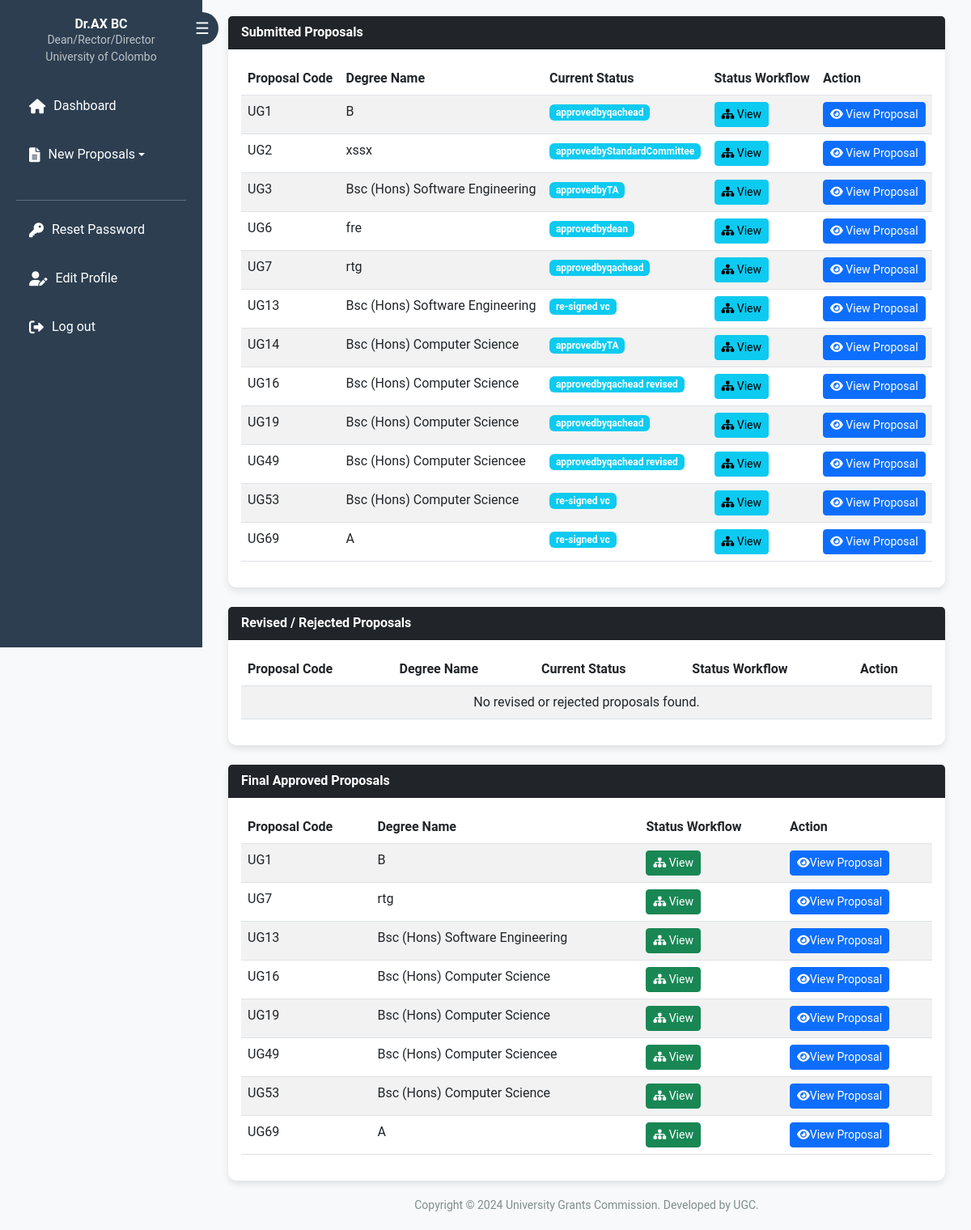
The page /submitted_proposals.php (signed in) on the database its author committed.
### tables this page shows
CREATE TABLE `users` (
  `id` int(10) NOT NULL,
  `first_name` varchar(100) DEFAULT NULL,
  `last_name` varchar(100) DEFAULT NULL,
  `email` varchar(100) DEFAULT NULL,
  `faculty_of` varchar(100) NOT NULL,
  `university` varchar(100) NOT NULL,
  `role` varchar(100) NOT NULL,
  `username` varchar(100) DEFAULT NULL,
  `password` varchar(100) DEFAULT NULL,
  `university_id` int(11) DEFAULT NULL
);

CREATE TABLE `proposal_general_info` (
  `proposal_id` int(11) NOT NULL,
  `degree_name_english` varchar(255) NOT NULL,
  `degree_name_sinhala` varchar(255) NOT NULL,
  `degree_name_tamil` varchar(255) NOT NULL,
  `abbreviated_qualification` varchar(50) NOT NULL,
  `general_info_id` int(11) NOT NULL,
  `qualification_name_english` varchar(1000) NOT NULL,
  `qualification_name_sinhala` varchar(1000) NOT NULL,
  `qualification_name_tamil` varchar(1000) NOT NULL
);

CREATE TABLE `proposals` (
  `proposal_id` int(11) NOT NULL,
  `university_id` int(11) NOT NULL,
  `created_by` int(11) NOT NULL,
  `status` enum('fresh','draft','submitted','under_review','approvedbydean','rejectedbydean','rejectedbyvc','approvedbyvc','approvedbycqa','rejectedbycqa','approvedbyugcfinance','rejectedbyugcfinance','approvedbyugchr','rejectedbyugchr','approvedbyugcidd','rejecteddbyugcidd','approvedbyugcacademic','rejectedbyugcacademic','approvedbyugcadmission','rejectedbyugcadmission','approvedbyqachead','rejectedbyqachead','approvedbyTA','rejectedbyTA','approvedbysecretary','rejectedbysecretary','approvedbyStandardCommittee','rejectedbyStandardCommittee','approvedbyqachead_revised','approvedbydean_revised','approvedbycqa_revised','approvedbyvc_revised','resignature_request_from_university','re-signed_dean','re-signed_cqa','re-signed_vc','approvedbyalldepartments','under_review_by_ATechAssistant','under_review_by_BTechAssistant') DEFAULT 'draft',
  `university_visible_status` varchar(100) NOT NULL,
  `created_at` timestamp NOT NULL DEFAULT current_timestamp(),
  `updated_at` timestamp NOT NULL DEFAULT current_timestamp() ON UPDATE current_timestamp(),
  `submitted_at` timestamp NULL DEFAULT NULL ON UPDATE current_timestamp(),
  `id` int(11) DEFAULT NULL,
  `proposal_code` varchar(1000) NOT NULL,
  `proposal_type` varchar(100) NOT NULL,
  `last_updated_by` int(11) DEFAULT NULL
);

### submitted_proposals.php (the view, shortened to what this page needs)
<?php
include 'databaseconnection.php';
$username = $_SESSION['username'];
$query = "SELECT first_name, last_name, role, university, university_id, id FROM users WHERE username = ?";
$stmt = $connection->prepare($query);
$stmt->bind_param("s", $username);
$stmt->execute();
$result = $stmt->get_result();
if ($result->num_rows > 0) {
    $user = $result->fetch_assoc();
    $full_name = $user['first_name'] . ' ' . $user['last_name'];
    $Role = str_replace(" of the university", "", $user['role']);
    $university = $user['university'];
    $university_id = $user['university_id'];
} else {
    $full_name = "Unknown User";
    $Role = "Unknown Role";
    $university = "Unknown University";
    $_SESSION['university'] = $university;
}
$proposal_filter_sql    = "";
$proposal_filter_params = [];
$proposal_filter_types  = "";
$base_params = [$university_id];
$final_params = array_merge($base_params, $proposal_filter_params);
$final_types = "i" . $proposal_filter_types;
$submittedProposals = [];
$submitted_query = "
    SELECT p.proposal_id, p.proposal_code, p.university_visible_status, p.status, gi.degree_name_english
    FROM proposals p
    JOIN proposal_general_info gi ON p.proposal_id = gi.proposal_id
    WHERE p.university_id = ? AND p.status NOT IN ('draft', 'fresh')
    {$proposal_filter_sql}  -- The filter for PC or Dean is added here!
    ORDER BY p.proposal_id ASC";
$stmt = $connection->prepare($submitted_query);
$stmt->bind_param($final_types, ...$final_params);
$stmt->execute();
$result = $stmt->get_result();
while ($row = $result->fetch_assoc()) {
    $submittedProposals[] = $row;
}
$revisedProposals = [];
$finalapprovedProposals = [];
$approved_query = "
    SELECT p.proposal_id,p.proposal_code, p.university_visible_status, p.status, gi.degree_name_english,
        COALESCE(pc.comment, 'No Comment') AS latest_comment,
        COALESCE(pc.proposal_status, 'No Status') AS latest_status
    FROM proposals p
    LEFT JOIN proposal_comments pc
        ON p.proposal_id = pc.proposal_id
        AND pc.comment_id = (
            SELECT MAX(comment_id) FROM proposal_comments
            WHERE proposal_id = p.proposal_id
        )
    LEFT JOIN proposal_general_info gi
    ON p.proposal_id = gi.proposal_id
    WHERE p.university_id = ?
    AND p.university_visible_status IN ('approvedbyqachead','approvedbyqachead_revised','re-signed_vc')
    {$proposal_filter_sql}
    ORDER BY p.proposal_id ASC
";
$stmt = $connection->prepare($approved_query);
$stmt->bind_param($final_types, ...$final_params);
$stmt->execute();
$result = $stmt->get_result();
while ($row = $result->fetch_assoc()) {
    $finalapprovedProposals[] = $row;
}
$history_by_proposal = [];
$submitted_ids = array_column($submittedProposals, 'proposal_id');
$revised_ids = array_column($revisedProposals, 'proposal_id');
$approved_ids = array_column($finalapprovedProposals, 'proposal_id');
$all_proposal_ids = array_unique(array_merge($submitted_ids, $revised_ids, $approved_ids));
if (!empty($all_proposal_ids)) {
    $statuses_to_hide = [
        'approvedbyugcfinance', 'rejectedbyugcfinance',
        'approvedbyugchr',      'rejectedbyugchr',
        'approvedbyugcidd',     'rejectedbyugcidd',
        'approvedbyugcacademic','rejectedbyugcacademic',
        'approvedbyugcadmission','rejectedbyugcadmission',
        'approvedbyalldepartments'
    ];
    $id_placeholders = implode(',', array_fill(0, count($all_proposal_ids), '?'));
    $status_placeholders = implode(',', array_fill(0, count($statuses_to_hide), '?'));
    $history_query = "
        SELECT proposal_id, proposal_status, `Date`, comment
        FROM proposal_comments
        WHERE proposal_id IN ($id_placeholders)
          AND proposal_status NOT IN ($status_placeholders)
        ORDER BY proposal_id, `Date` ASC
    ";
    $stmt_history = $connection->prepare($history_query);
    $params_to_bind = array_merge($all_proposal_ids, $statuses_to_hide);
    $types = str_repeat('i', count($all_proposal_ids)) . str_repeat('s', count($statuses_to_hide));
    $stmt_history->bind_param($types, ...$params_to_bind);
    $stmt_history->execute();
    $history_result = $stmt_history->get_result();
    while ($history_row = $history_result->fetch_assoc()) {
        $history_by_proposal[$history_row['proposal_id']][] = $history_row;
    }
}
?>
<!DOCTYPE html>
<html lang="en">
<head>
    <link href="https://cdn.jsdelivr.net/npm/bootstrap@5.3.0/dist/css/bootstrap.min.css" rel="stylesheet">
    <link href="https://cdnjs.cloudflare.com/ajax/libs/font-awesome/6.0.0-beta3/css/all.min.css" rel="stylesheet">
</head>
<body>
    <div id="sidebar" class="sidebar">
        <button class="toggle-btn" onclick="toggleSidebar()">☰</button>
        <div class="user-info">
            <h6><?php echo htmlspecialchars($full_name); ?></h6>
            <p><?php echo htmlspecialchars($Role); ?></p>
            <p><?php echo htmlspecialchars($university); ?></p>
        </div>
        <ul class="nav flex-column">
            <li class="nav-item">
                <a class="nav-link" href="submitted_proposals.php"><i class="fas fa-home"></i> Dashboard</a>
            </li>
           <li class="nav-item">
    <div class="nav-link dropdown-toggle" style="cursor: pointer;" onclick="toggleDropdown(event)">
        <i class="fas fa-file-alt"></i> New Proposals
    </div>
</li>
            <li class="nav-item">
                <hr class="text-light">
                <a class="nav-link" href="reset_password.php"><i class="fas fa-key"></i> Reset Password</a>
            </li>
	    <li class="nav-item">
            	<a class="nav-link" href="edit_profile.php">
                	<i class="fas fa-user-edit"></i> Edit Profile
            	</a>
            </li>
            <li class="nav-item">
                <a class="nav-link" href="login.php"><i class="fas fa-sign-out-alt"></i> Log out</a>
            </li>
        </ul>
    </div>
    <div id="main-content" class="main-content">
        <div class="container-fluid">
            <div class="card mb-4">
                <div class="card-header text-bg-dark">Submitted Proposals</div>
                <div class="card-body">
                    <div class="table-responsive">
                        <table class="table table-striped table-hover">
                            <thead>
                                <tr>
                                    <th>Proposal Code</th>
                                    <th>Degree Name</th>
                                    <th>Current Status</th>
                                    <th>Status Workflow</th>
                                    <th>Action</th>
                                </tr>
                            </thead>
                            <tbody>
                                <?php if (empty($submittedProposals)): ?>
                                    <tr><td colspan="4" class="text-center">No submitted proposals found.</td></tr>
                                <?php else: foreach ($submittedProposals as $proposal): ?>
                                    <tr>
                                        <td><?php echo htmlspecialchars($proposal['proposal_code']); ?></td>
                                        <td><?php echo htmlspecialchars($proposal['degree_name_english']); ?></td>
                                        <td><span class="badge bg-info"><?php echo str_replace("_", " ", htmlspecialchars($proposal['university_visible_status'])); ?></span></td>
                                        <td>
                                            <button type="button" class="btn btn-info btn-sm"
                                                    data-bs-toggle="modal"
                                                    data-bs-target="#statusModal"
                                                    data-proposal-code="<?php echo htmlspecialchars($proposal['proposal_code']); ?>"
                                                    data-history='<?php echo htmlspecialchars(json_encode($history_by_proposal[$proposal['proposal_id']] ?? [])); ?>'>
                                                <i class="fas fa-sitemap"></i> View
                                            </button>
                                        </td>
                                        <td>
                                    <a href="view_proposal.php?id=<?php echo $proposal['proposal_id']; ?>" class="btn btn-primary btn-sm">
                                        <i class="fas fa-eye"></i> View Proposal
                                    </a>
                                </td>
                                    </tr>
                                <?php endforeach; endif; ?>
                            </tbody>
                        </table>
                    </div>
                </div>
            </div>
            <div class="card mb-4">
                <div class="card-header text-bg-dark">Revised / Rejected Proposals</div>
                <div class="card-body">
                    <div class="table-responsive">
                        <table class="table table-striped table-hover">
                            <thead>
                                <tr>
                                    <th>Proposal Code</th>
                                    <th>Degree Name</th>
                                    <th>Current Status</th>
                                    <th>Status Workflow</th>
                                    <th>Action</th>
                                </tr>
                            </thead>
                            <tbody>
                                <?php if (empty($revisedProposals)): ?>
                                    <tr><td colspan="5" class="text-center">No revised or rejected proposals found.</td></tr>
                                <?php else: foreach ($revisedProposals as $proposal): ?>
                                    <tr>
                                        <td><?php echo htmlspecialchars($proposal['proposal_code']); ?></td>
                                        <td><?php echo htmlspecialchars($proposal['degree_name_english']); ?></td>
                                        <td><span class="badge bg-danger"><?php echo str_replace("_", " ", htmlspecialchars($proposal['status'])); ?></span></td>
                                        <td>
                                            <button type="button" class="btn btn-warning btn-sm"
                                                    data-bs-toggle="modal"
                                                    data-bs-target="#statusModal"
                                                    data-proposal-code="<?php echo htmlspecialchars($proposal['proposal_code']); ?>"
                                                    data-history='<?php echo htmlspecialchars(json_encode($history_by_proposal[$proposal['proposal_id']] ?? [])); ?>'>
                                                <i class="fas fa-sitemap"></i> View
                                            </button>
                                        </td>
                                        <td>
                                            <a href="new_proposal_section.php?proposal_id=<?php echo $proposal['proposal_id']; ?>&edit=true&initial" class="btn btn-primary btn-sm">Edit</a>
                                        </td>
                                    </tr>
                                <?php endforeach; endif; ?>
                            </tbody>
                        </table>
                    </div>
                </div>
            </div>
            <div class="card">
                <div class="card-header text-bg-dark">Final Approved Proposals</div>
                <div class="card-body">
                    <div class="table-responsive">
                        <table class="table table-striped table-hover">
                            <thead>
                                <tr>
                                    <th>Proposal Code</th>
                                    <th>Degree Name</th>
                                    <th>Status Workflow</th>
                                    <th>Action</th>
                                </tr>
                            </thead>
                            <tbody>
                                <?php if (empty($finalapprovedProposals)): ?>
                                    <tr><td colspan="4" class="text-center">No final approved proposals found.</td></tr>
                                <?php else: foreach ($finalapprovedProposals as $proposal): ?>
                                    <tr>
                                        <td><?php echo htmlspecialchars($proposal['proposal_code']); ?></td>
                                        <td><?php echo htmlspecialchars($proposal['degree_name_english']); ?></td>
                                        <td>
                                            <button type="button" class="btn btn-success btn-sm"
                                                    data-bs-toggle="modal"
                                                    data-bs-target="#statusModal"
                                                    data-proposal-code="<?php echo htmlspecialchars($proposal['proposal_code']); ?>"
                                                    data-history='<?php echo htmlspecialchars(json_encode($history_by_proposal[$proposal['proposal_id']] ?? [])); ?>'>
                                                <i class="fas fa-sitemap"></i> View
                                            </button>
                                        </td>
                                        <td>
                                            <a href="view_proposal.php?id=<?php echo $proposal['proposal_id']; ?>" class="btn btn-primary btn-sm"><i class="fas fa-eye"></i>View Proposal</a>
                                        </td>
                                    </tr>
                                <?php endforeach; endif; ?>
                            </tbody>
                        </table>
                    </div>
                </div>
            </div>
        </div>
    <footer>
        Copyright © 2024 University Grants Commission. Developed by UGC.
    </footer>
</body>
</html>

### rows shown on the page
users: full_name "Dr.AX BC", role "Dean/Rector/Director", university "University of Colombo"
proposal_general_info: proposal.proposal_code "UG1", degree_name_english "B", proposal.university_visible_status "approvedbyqachead"
proposal_general_info: proposal.proposal_code "UG2", degree_name_english "xssx", proposal.university_visible_status "approvedbyStandardCommittee"
proposal_general_info: proposal.proposal_code "UG3", degree_name_english "Bsc (Hons) Software Engineering", proposal.university_visible_status "approvedbyTA"
proposal_general_info: proposal.proposal_code "UG6", degree_name_english "fre", proposal.university_visible_status "approvedbydean"
proposal_general_info: proposal.proposal_code "UG7", degree_name_english "rtg", proposal.university_visible_status "approvedbyqachead"
proposal_general_info: proposal.proposal_code "UG13", degree_name_english "Bsc (Hons) Software Engineering", proposal.university_visible_status "re-signed vc"
proposal_general_info: proposal.proposal_code "UG14", degree_name_english "Bsc (Hons) Computer Science", proposal.university_visible_status "approvedbyTA"
proposal_general_info: proposal.proposal_code "UG16", degree_name_english "Bsc (Hons) Computer Science", proposal.university_visible_status "approvedbyqachead revised"
proposal_general_info: proposal.proposal_code "UG19", degree_name_english "Bsc (Hons) Computer Science", proposal.university_visible_status "approvedbyqachead"
proposal_general_info: proposal.proposal_code "UG49", degree_name_english "Bsc (Hons) Computer Sciencee", proposal.university_visible_status "approvedbyqachead revised"
proposal_general_info: proposal.proposal_code "UG53", degree_name_english "Bsc (Hons) Computer Science", proposal.university_visible_status "re-signed vc"
proposal_general_info: proposal.proposal_code "UG69", degree_name_english "A", proposal.university_visible_status "re-signed vc"
proposals: proposal_code "UG1", degree_name_english "B"
proposals: proposal_code "UG7", degree_name_english "rtg"
proposals: proposal_code "UG13", degree_name_english "Bsc (Hons) Software Engineering"
proposals: proposal_code "UG16", degree_name_english "Bsc (Hons) Computer Science"
proposals: proposal_code "UG19", degree_name_english "Bsc (Hons) Computer Science"
proposals: proposal_code "UG49", degree_name_english "Bsc (Hons) Computer Sciencee"
proposals: proposal_code "UG53", degree_name_english "Bsc (Hons) Computer Science"
proposals: proposal_code "UG69", degree_name_english "A"
